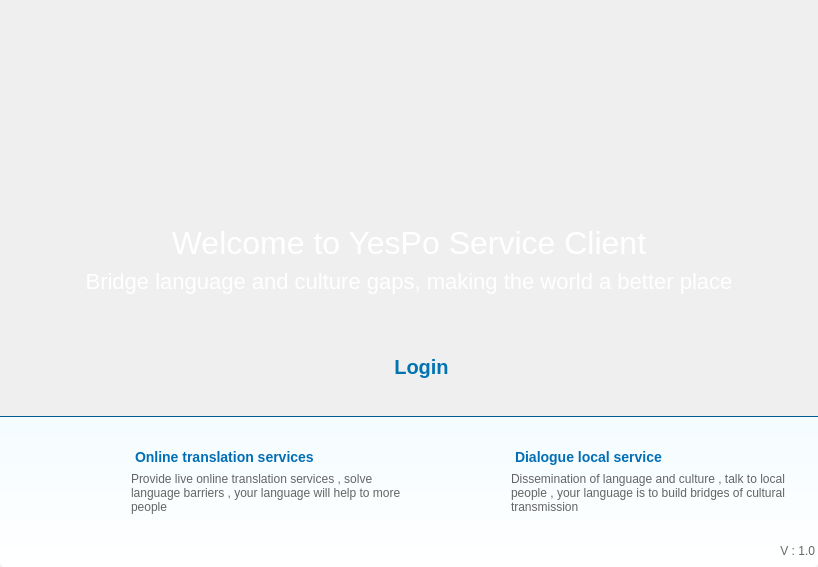
<?xml version="1.0" encoding="UTF-8"?>
<ui version="4.0">
 <class>ns::PageWelcome</class>
 <widget class="QWidget" name="ns::PageWelcome">
  <property name="geometry">
   <rect>
    <x>0</x>
    <y>0</y>
    <width>818</width>
    <height>567</height>
   </rect>
  </property>
  <property name="windowTitle">
   <string>YesPo Service Client</string>
  </property>
  <property name="styleSheet">
   <string notr="true">* {
	font-family: Verdana, &quot;宋体&quot;, Arial, Sans-serif, Segoe UI, Tahoma;
}
#widgetMain {
	/*border-left: 1px solid #57A3D3;
	border-right: 1px solid #57A3D3;*/
	border-bottom: 1px solid #035B93;
}

#labelWelcomeLogo {
	border-image: url(:/images/ui/welcome_logo.png);
}

#widgetBottom {
	background: qlineargradient(x1: 0, y1: 0, x2: 0, y2: 1,stop: 0 #f4fcff, stop: 1.0 #ffffff);
	border-bottom-left-radius: 4px;
	border-bottom-right-radius: 4px;
}

#labelWelcomeHint1{
	font-size: 32px;
	color: #FFFFFF;
}

#labelWelcomeHint2{
	font-size: 22px;
	color: #FFFFFF;
}

#label {
	font-size: 20px;
	color: #FFFFFF;
}

#widgetMain #pushButtonLogin {
	color: #0173B0;
	padding-left: 25px;
	font-size: 20px;
	font-weight: bold;
	border-image: url(:/images/ui/welcome_login.png) 0 3 0 3;
	border-top: 0px transparent;
	border-right: 3px transparent;
	border-bottom: 0px transparent;
	border-left: 3px transparent;
}

#widgetMain #pushButtonLogin:hover {
	border-image: url(:/images/ui/welcome_login_hover.png) 0 3 0 3;
}

#widgetMain #pushButtonLogin:pressed {
	border-image: url(:/images/ui/welcome_login_pressed.png) 0 3 0 3;
}

#labelVersion {
	font-size: 12px;
	color: #666666;
	padding-bottom : 10px;
}

#labelTranslationLogo {
	padding-top: 10px;
	image: url(:/images/ui/welcome_translator.png);
}

#labelLocalLogo {
	padding-top: 10px;
	image: url(:/images/ui/welcome_local.png);
}

#labelTranslatorHint1, #labelLocalHint1{
	color: #016EB6;
	font-size: 14px;
	font-weight: bold;
	padding-left: -4px;
	padding-top: 18px;
}

#labelTranslatorHint2, #labelLocalHint2 {
	font-size: 12px;
	color: #646464;
}</string>
  </property>
  <layout class="QVBoxLayout" name="verticalLayout_3">
   <property name="spacing">
    <number>0</number>
   </property>
   <property name="margin">
    <number>0</number>
   </property>
   <item>
    <widget class="QWidget" name="widgetMain" native="true">
     <property name="minimumSize">
      <size>
       <width>0</width>
       <height>0</height>
      </size>
     </property>
     <property name="maximumSize">
      <size>
       <width>16777215</width>
       <height>16777215</height>
      </size>
     </property>
     <layout class="QHBoxLayout" name="horizontalLayout_2">
      <property name="spacing">
       <number>0</number>
      </property>
      <property name="topMargin">
       <number>58</number>
      </property>
      <property name="bottomMargin">
       <number>0</number>
      </property>
      <item>
       <widget class="QWidget" name="widget" native="true">
        <property name="minimumSize">
         <size>
          <width>800</width>
          <height>0</height>
         </size>
        </property>
        <property name="maximumSize">
         <size>
          <width>800</width>
          <height>16777215</height>
         </size>
        </property>
        <layout class="QVBoxLayout" name="verticalLayout_6">
         <property name="topMargin">
          <number>0</number>
         </property>
         <item>
          <layout class="QHBoxLayout" name="horizontalLayout_3">
           <item>
            <spacer name="horizontalSpacer_3">
             <property name="orientation">
              <enum>Qt::Horizontal</enum>
             </property>
             <property name="sizeHint" stdset="0">
              <size>
               <width>40</width>
               <height>20</height>
              </size>
             </property>
            </spacer>
           </item>
           <item>
            <widget class="QLabel" name="labelWelcomeLogo">
             <property name="minimumSize">
              <size>
               <width>150</width>
               <height>150</height>
              </size>
             </property>
             <property name="maximumSize">
              <size>
               <width>150</width>
               <height>150</height>
              </size>
             </property>
             <property name="text">
              <string/>
             </property>
             <property name="alignment">
              <set>Qt::AlignCenter</set>
             </property>
            </widget>
           </item>
           <item>
            <spacer name="horizontalSpacer_4">
             <property name="orientation">
              <enum>Qt::Horizontal</enum>
             </property>
             <property name="sizeHint" stdset="0">
              <size>
               <width>40</width>
               <height>20</height>
              </size>
             </property>
            </spacer>
           </item>
          </layout>
         </item>
         <item>
          <widget class="QWidget" name="widgetWelcomeHint" native="true">
           <property name="minimumSize">
            <size>
             <width>0</width>
             <height>0</height>
            </size>
           </property>
           <property name="maximumSize">
            <size>
             <width>16777215</width>
             <height>16777215</height>
            </size>
           </property>
           <layout class="QVBoxLayout" name="verticalLayout_7">
            <item>
             <widget class="QLabel" name="labelWelcomeHint1">
              <property name="minimumSize">
               <size>
                <width>0</width>
                <height>40</height>
               </size>
              </property>
              <property name="maximumSize">
               <size>
                <width>16777215</width>
                <height>40</height>
               </size>
              </property>
              <property name="text">
               <string>Welcome to YesPo Service Client</string>
              </property>
              <property name="alignment">
               <set>Qt::AlignCenter</set>
              </property>
             </widget>
            </item>
            <item>
             <layout class="QVBoxLayout" name="verticalLayout_2">
              <property name="spacing">
               <number>3</number>
              </property>
              <item>
               <widget class="QLabel" name="labelWelcomeHint2">
                <property name="minimumSize">
                 <size>
                  <width>0</width>
                  <height>0</height>
                 </size>
                </property>
                <property name="maximumSize">
                 <size>
                  <width>16777215</width>
                  <height>16777215</height>
                 </size>
                </property>
                <property name="text">
                 <string>Bridge language and culture gaps, making the world a better place</string>
                </property>
                <property name="scaledContents">
                 <bool>false</bool>
                </property>
                <property name="alignment">
                 <set>Qt::AlignHCenter|Qt::AlignTop</set>
                </property>
                <property name="wordWrap">
                 <bool>true</bool>
                </property>
               </widget>
              </item>
             </layout>
            </item>
           </layout>
          </widget>
         </item>
         <item>
          <layout class="QHBoxLayout" name="horizontalLayout_4">
           <property name="spacing">
            <number>0</number>
           </property>
           <property name="topMargin">
            <number>0</number>
           </property>
           <property name="bottomMargin">
            <number>15</number>
           </property>
           <item>
            <spacer name="horizontalSpacer_6">
             <property name="orientation">
              <enum>Qt::Horizontal</enum>
             </property>
             <property name="sizeHint" stdset="0">
              <size>
               <width>40</width>
               <height>20</height>
              </size>
             </property>
            </spacer>
           </item>
           <item>
            <widget class="QPushButton" name="pushButtonLogin">
             <property name="minimumSize">
              <size>
               <width>180</width>
               <height>52</height>
              </size>
             </property>
             <property name="maximumSize">
              <size>
               <width>180</width>
               <height>52</height>
              </size>
             </property>
             <property name="cursor">
              <cursorShape>PointingHandCursor</cursorShape>
             </property>
             <property name="focusPolicy">
              <enum>Qt::NoFocus</enum>
             </property>
             <property name="text">
              <string>Login</string>
             </property>
             <property name="autoDefault">
              <bool>false</bool>
             </property>
             <property name="default">
              <bool>false</bool>
             </property>
            </widget>
           </item>
           <item>
            <spacer name="horizontalSpacer_5">
             <property name="orientation">
              <enum>Qt::Horizontal</enum>
             </property>
             <property name="sizeHint" stdset="0">
              <size>
               <width>40</width>
               <height>20</height>
              </size>
             </property>
            </spacer>
           </item>
          </layout>
         </item>
        </layout>
       </widget>
      </item>
     </layout>
    </widget>
   </item>
   <item>
    <widget class="QWidget" name="widgetBottom" native="true">
     <property name="minimumSize">
      <size>
       <width>0</width>
       <height>150</height>
      </size>
     </property>
     <property name="maximumSize">
      <size>
       <width>16777215</width>
       <height>150</height>
      </size>
     </property>
     <layout class="QVBoxLayout" name="verticalLayout">
      <property name="spacing">
       <number>0</number>
      </property>
      <property name="margin">
       <number>0</number>
      </property>
      <item>
       <layout class="QHBoxLayout" name="horizontalLayout">
        <property name="spacing">
         <number>0</number>
        </property>
        <item>
         <widget class="QWidget" name="widgetWelcomePanel" native="true">
          <property name="minimumSize">
           <size>
            <width>0</width>
            <height>0</height>
           </size>
          </property>
          <property name="maximumSize">
           <size>
            <width>16777215</width>
            <height>16777215</height>
           </size>
          </property>
          <layout class="QHBoxLayout" name="horizontalLayout_5">
           <property name="spacing">
            <number>6</number>
           </property>
           <property name="leftMargin">
            <number>30</number>
           </property>
           <property name="topMargin">
            <number>6</number>
           </property>
           <item>
            <widget class="QLabel" name="labelTranslationLogo">
             <property name="minimumSize">
              <size>
               <width>95</width>
               <height>0</height>
              </size>
             </property>
             <property name="maximumSize">
              <size>
               <width>95</width>
               <height>16777215</height>
              </size>
             </property>
             <property name="text">
              <string/>
             </property>
            </widget>
           </item>
           <item>
            <layout class="QVBoxLayout" name="verticalLayout_4">
             <property name="spacing">
              <number>0</number>
             </property>
             <property name="topMargin">
              <number>0</number>
             </property>
             <property name="bottomMargin">
              <number>15</number>
             </property>
             <item>
              <widget class="QLabel" name="labelTranslatorHint1">
               <property name="text">
                <string>Online translation services</string>
               </property>
               <property name="alignment">
                <set>Qt::AlignLeading|Qt::AlignLeft|Qt::AlignVCenter</set>
               </property>
              </widget>
             </item>
             <item>
              <widget class="QLabel" name="labelTranslatorHint2">
               <property name="text">
                <string>Provide live online translation services , solve language barriers , your language will help to more people</string>
               </property>
               <property name="scaledContents">
                <bool>false</bool>
               </property>
               <property name="alignment">
                <set>Qt::AlignLeading|Qt::AlignLeft|Qt::AlignTop</set>
               </property>
               <property name="wordWrap">
                <bool>true</bool>
               </property>
              </widget>
             </item>
            </layout>
           </item>
          </layout>
         </widget>
        </item>
        <item>
         <widget class="QWidget" name="widgetWelcomeText" native="true">
          <layout class="QHBoxLayout" name="horizontalLayout_6">
           <property name="spacing">
            <number>6</number>
           </property>
           <property name="leftMargin">
            <number>0</number>
           </property>
           <property name="topMargin">
            <number>6</number>
           </property>
           <item>
            <widget class="QLabel" name="labelLocalLogo">
             <property name="minimumSize">
              <size>
               <width>95</width>
               <height>0</height>
              </size>
             </property>
             <property name="maximumSize">
              <size>
               <width>95</width>
               <height>16777215</height>
              </size>
             </property>
             <property name="text">
              <string/>
             </property>
            </widget>
           </item>
           <item>
            <layout class="QVBoxLayout" name="verticalLayout_5">
             <property name="spacing">
              <number>0</number>
             </property>
             <property name="topMargin">
              <number>0</number>
             </property>
             <property name="bottomMargin">
              <number>15</number>
             </property>
             <item>
              <widget class="QLabel" name="labelLocalHint1">
               <property name="text">
                <string>Dialogue local service</string>
               </property>
               <property name="alignment">
                <set>Qt::AlignLeading|Qt::AlignLeft|Qt::AlignVCenter</set>
               </property>
              </widget>
             </item>
             <item>
              <widget class="QLabel" name="labelLocalHint2">
               <property name="text">
                <string>Dissemination of language and culture , talk to local people , your language is to build bridges of cultural transmission</string>
               </property>
               <property name="alignment">
                <set>Qt::AlignLeading|Qt::AlignLeft|Qt::AlignTop</set>
               </property>
               <property name="wordWrap">
                <bool>true</bool>
               </property>
              </widget>
             </item>
            </layout>
           </item>
          </layout>
         </widget>
        </item>
       </layout>
      </item>
      <item>
       <widget class="QLabel" name="labelVersion">
        <property name="minimumSize">
         <size>
          <width>0</width>
          <height>22</height>
         </size>
        </property>
        <property name="maximumSize">
         <size>
          <width>16777215</width>
          <height>22</height>
         </size>
        </property>
        <property name="text">
         <string>V : 1.0</string>
        </property>
        <property name="alignment">
         <set>Qt::AlignRight|Qt::AlignTrailing|Qt::AlignVCenter</set>
        </property>
       </widget>
      </item>
     </layout>
    </widget>
   </item>
  </layout>
 </widget>
 <resources>
  <include location="translator.qrc"/>
 </resources>
 <connections/>
</ui>
